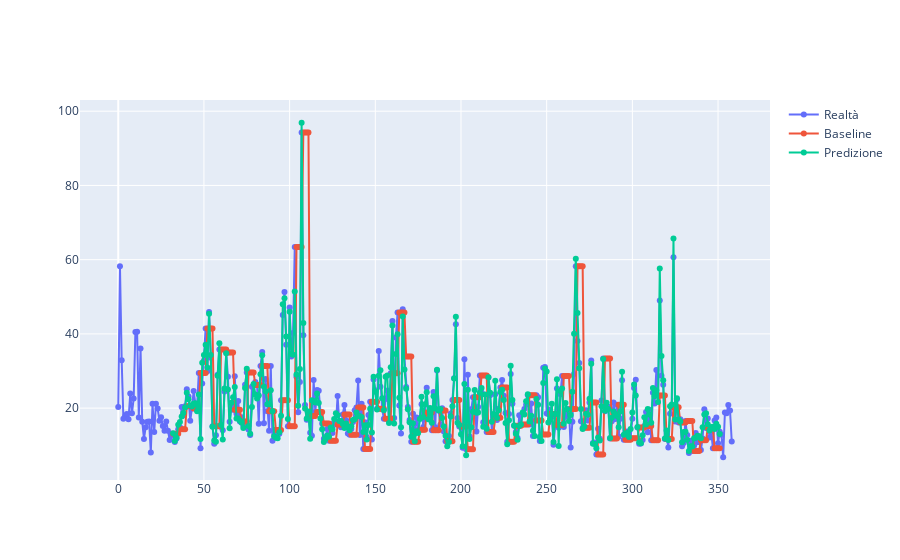

Write notebook code for a chart like this one.
### Code cell
provincia = "Trieste"

raw_prediction, xraw = best_tft.predict(
    training.filter(lambda x: (x.provincia == provincia)),
    mode="prediction",
    return_x=True,
)
baseline_predictions = Baseline().predict(training.filter(lambda x: (x.provincia == provincia)),
    mode="prediction",
    return_x=False)

predicted_df = pd.DataFrame([],columns=["time_idx","values","baseline_values"])
i=0
while i < len(raw_prediction):
    for x in range(0,len(raw_prediction[i])):
        predicted_df = predicted_df.append({"time_idx":xraw["decoder_time_idx"][i][x],"values":raw_prediction[i][x].numpy(),"baseline_values":baseline_predictions[i][x].numpy()},ignore_index=True)
    i += len(raw_prediction[i])
predicted_df["values"] = predicted_df["values"].astype(float)
predicted_df["baseline_values"] = predicted_df["baseline_values"].astype(float)
predicted_df = predicted_df.groupby(by="time_idx").mean().reset_index()
target = df_settimanale[df_settimanale["provincia"]==provincia]
fig = go.Figure()
fig.add_trace(go.Scatter(x=target["time_idx"], y=target["pm10_giornaliera"],mode='lines+markers',name="Realtà"))
fig.add_trace(go.Scatter(x=predicted_df["time_idx"], y=predicted_df["baseline_values"],mode='lines+markers',name="Baseline"))
fig.add_trace(go.Scatter(x=predicted_df["time_idx"], y=predicted_df["values"],mode='lines+markers',name="Predizione"))
fig.show()

### Figure 1 — Plotly figure (JSON) as saved in the notebook; plotly's stock layout.template omitted (floating-point values rounded to 4 significant figures; data arrays with more than 128 entries replaced by an {"elided": "..."} marker saying what was removed)
{"data": [{"mode": "lines+markers", "name": "Realtà", "type": "scatter", "x": {"elided": "359 int values"}, "y": {"elided": "359 float values"}}, {"mode": "lines+markers", "name": "Baseline", "type": "scatter", "x": {"elided": "320 int values"}, "y": {"elided": "320 float values"}}, {"mode": "lines+markers", "name": "Predizione", "type": "scatter", "x": {"elided": "320 int values"}, "y": {"elided": "320 float values"}}], "layout": {}}
